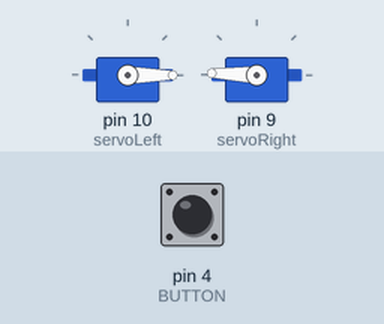
Simulated run of this sketch. Board: Arduino Uno, built with avr-gcc and run on an emulated ATmega328P. Shown: 2 × servo. The test bench sets the inputs (shaded band); at power-on: pin 4 (BUTTON) LOW.

Above: at 1.2 s.
1.3 s: pin 4 (BUTTON) pulled HIGH for 0.15 s
At 1.6 s:
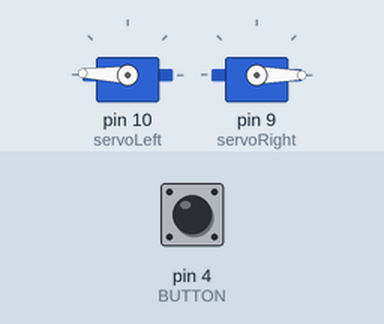
4.4 s: pin 4 (BUTTON) pulled HIGH for 1 s
At 5.9 s:
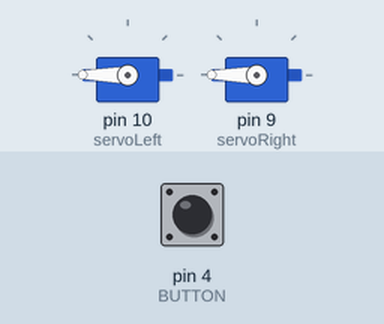
7.5 s: pin 4 (BUTTON) pulled HIGH for 3.2 s
At 12.2 s:
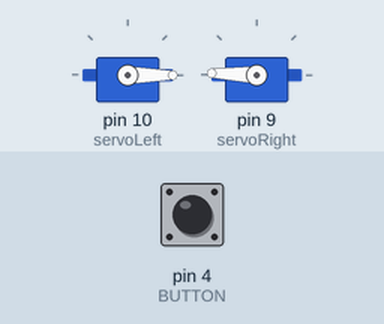
Timing chart, 0 to 13.7 s (numbered marks = the images above; inputs shaded):
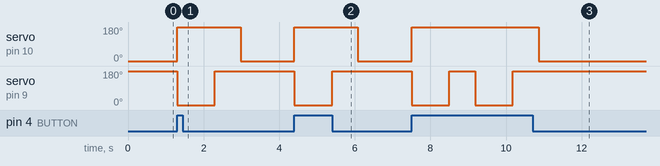

The sketch:

Boe_Bot_Button.ino
```cpp
#include <Servo.h>        //include servo motor library
#define BUTTON 4

Servo servoLeft;          // Define left servo
Servo servoRight;         // Define right servo

int val = 0;              //Sets val to 0

void setup() {
  servoLeft.attach(10);  // Set left servo to digital pin 10
  servoRight.attach(9);  // Set right servo to digital pin 9
  pinMode(BUTTON, INPUT);
}

void loop(){
val = digitalRead(BUTTON);

  if (val == 1){
    reverse();
    turnII();
  } else {
    forward();
  }
}

void turnI() {                         // Tells servo what to do when turnI occurs in code
  servoLeft.write(0);             // Moves left wheel forward
  servoRight.write(0);          // Moves left wheel backwards
  delay (900);                      // Tells servo how long to turn for
}

void turnII() {                   // Tells servo what to do when turnII occurs in code
  servoLeft.write(180);        // Moves left wheel forward
  servoRight.write(180);     // Moves right wheel backwards
  delay (680);            // Tells servo how long to turn for
}
void forward() {                   // Tells servo what to do when forward occurs in code
servoLeft.write(0);              // Moves left wheel forward
  servoRight.write(178);    // Moves right wheel forward
}
void reverse(){
  servoLeft.write(178);
  servoRight.write(0);
  delay(1000);
}
```

Measured:
- after the input at 1.3 s, servo on pin 10 (servoLeft): 0° → 178° at once, → 180° 1.0 s later, → 0° 0.68 s later; servo on pin 9 (servoRight): 178° → 0° at once, → 180° 1.0 s later, → 178° 0.68 s later
- after the input at 4.4 s, servo on pin 10 (servoLeft): 0° → 178° at once, → 180° 1.0 s later, → 0° 0.68 s later; servo on pin 9 (servoRight): 178° → 0° at once, → 180° 1.0 s later, → 178° 0.68 s later
- after the input at 7.5 s, servo on pin 10 (servoLeft): 0° → 178° at once, → 180° 1.0 s later, → 178° 0.68 s later, → 180° 1.0 s later, … (5 changes in this stretch); servo on pin 9 (servoRight): 178° → 0° at once, → 180° 1.0 s later, → 0° 0.68 s later, → 180° 1.0 s later, … (5 changes in this stretch)
